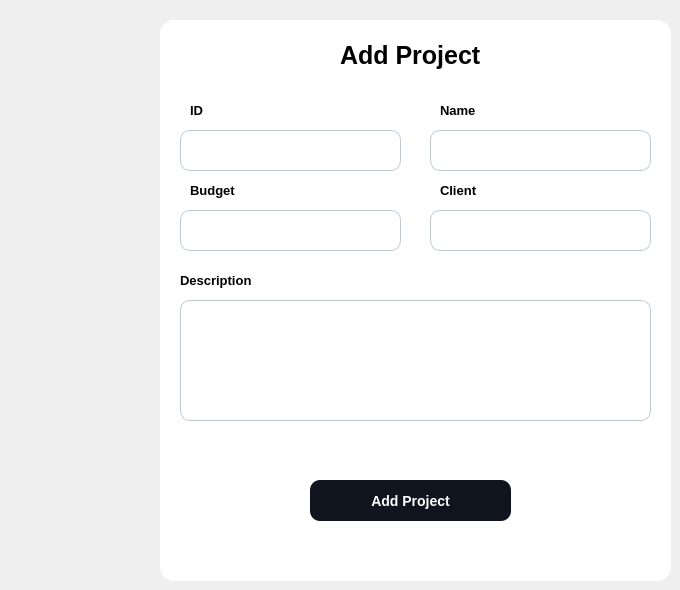
           <widget class="QWidget" name="page_24">
            <widget class="QGroupBox" name="groupBox_2">
             <property name="geometry">
              <rect>
               <x>160</x>
               <y>20</y>
               <width>511</width>
               <height>561</height>
              </rect>
             </property>
             <property name="styleSheet">
              <string notr="true">background-color :white ; 
border-radius :14px ; 
border: 0 px ; 	</string>
             </property>
             <property name="title">
              <string/>
             </property>
             <widget class="QLabel" name="title1_7">
              <property name="geometry">
               <rect>
                <x>180</x>
                <y>20</y>
                <width>161</width>
                <height>31</height>
               </rect>
              </property>
              <property name="styleSheet">
               <string notr="true">QLabel {
	font-size: 25px ; 
	font-weight:bold ; 
	
}</string>
              </property>
              <property name="text">
               <string>Add Project</string>
              </property>
             </widget>
             <widget class="QLabel" name="label_14">
              <property name="geometry">
               <rect>
                <x>30</x>
                <y>80</y>
                <width>21</width>
                <height>21</height>
               </rect>
              </property>
              <property name="styleSheet">
               <string notr="true">font-size:13px;
font-weight:bold ; </string>
              </property>
              <property name="text">
               <string>ID</string>
              </property>
             </widget>
             <widget class="QLabel" name="label_71">
              <property name="geometry">
               <rect>
                <x>280</x>
                <y>80</y>
                <width>41</width>
                <height>21</height>
               </rect>
              </property>
              <property name="styleSheet">
               <string notr="true">font-size:13px;
font-weight:bold ; </string>
              </property>
              <property name="text">
               <string>Name</string>
              </property>
             </widget>
             <widget class="QLineEdit" name="ID_projet">
              <property name="geometry">
               <rect>
                <x>20</x>
                <y>110</y>
                <width>221</width>
                <height>41</height>
               </rect>
              </property>
              <property name="styleSheet">
               <string notr="true">QLineEdit {
	background-color:white ; 
	border-radius:10px ; 
	font-size:13px ; 
	padding-left : 15px ; 
	border:1px solid #BFC9D3 ; 
}</string>
              </property>
             </widget>
             <widget class="QLineEdit" name="name_projet">
              <property name="geometry">
               <rect>
                <x>270</x>
                <y>110</y>
                <width>221</width>
                <height>41</height>
               </rect>
              </property>
              <property name="styleSheet">
               <string notr="true">QLineEdit {
	background-color:white ; 
	border-radius:10px ; 
	font-size:13px ; 
	padding-left : 15px ; 
	border:1px solid #BFC9D3 ; 
}</string>
              </property>
             </widget>
             <widget class="QLabel" name="label_72">
              <property name="geometry">
               <rect>
                <x>30</x>
                <y>160</y>
                <width>51</width>
                <height>21</height>
               </rect>
              </property>
              <property name="styleSheet">
               <string notr="true">font-size:13px;
font-weight:bold ; </string>
              </property>
              <property name="text">
               <string>Budget</string>
              </property>
             </widget>
             <widget class="QLabel" name="label_73">
              <property name="geometry">
               <rect>
                <x>280</x>
                <y>160</y>
                <width>61</width>
                <height>21</height>
               </rect>
              </property>
              <property name="styleSheet">
               <string notr="true">font-size:13px;
font-weight:bold ; </string>
              </property>
              <property name="text">
               <string>Client</string>
              </property>
             </widget>
             <widget class="QLineEdit" name="client_projet">
              <property name="geometry">
               <rect>
                <x>270</x>
                <y>190</y>
                <width>221</width>
                <height>41</height>
               </rect>
              </property>
              <property name="styleSheet">
               <string notr="true">QLineEdit {
	background-color:white ; 
	border-radius:10px ; 
	font-size:13px ; 
	padding-left : 15px ; 
	border:1px solid #BFC9D3 ; 

}</string>
              </property>
             </widget>
             <widget class="QLabel" name="label_74">
              <property name="geometry">
               <rect>
                <x>20</x>
                <y>250</y>
                <width>81</width>
                <height>21</height>
               </rect>
              </property>
              <property name="styleSheet">
               <string notr="true">font-size:13px;
font-weight:bold ; </string>
              </property>
              <property name="text">
               <string>Description</string>
              </property>
             </widget>
             <widget class="QTextEdit" name="desc_projet">
              <property name="geometry">
               <rect>
                <x>20</x>
                <y>280</y>
                <width>471</width>
                <height>121</height>
               </rect>
              </property>
              <property name="styleSheet">
               <string notr="true">QTextEdit{
	background-color:white ; 
	border-radius:10px ; 
	font-size:13px ; 
	padding : 15px 0 0 15px ; 
	border:1px solid #BFC9D3 ; 

}</string>
              </property>
             </widget>
             <widget class="QPushButton" name="add_projet">
              <property name="geometry">
               <rect>
                <x>150</x>
                <y>460</y>
                <width>201</width>
                <height>41</height>
               </rect>
              </property>
              <property name="cursor">
               <cursorShape>PointingHandCursor</cursorShape>
              </property>
              <property name="styleSheet">
               <string notr="true">QPushButton {
	background-color:#0F141E ; 
	border-radius:10px ; 
	color : white ; 
	font-size:14px ; 
	font-weight:bold; 
}

QPushButton::hover {
	background-color:#4AC7EA ; 
	color:white ; 
}</string>
              </property>
              <property name="text">
               <string>Add Project</string>
              </property>
             </widget>
             <widget class="QLineEdit" name="budget_projet">
              <property name="geometry">
               <rect>
                <x>20</x>
                <y>190</y>
                <width>221</width>
                <height>41</height>
               </rect>
              </property>
              <property name="styleSheet">
               <string notr="true">QLineEdit {
	background-color:white ; 
	border-radius:10px ; 
	font-size:13px ; 
	padding-left : 15px ; 
	border:1px solid #BFC9D3 ; 

}</string>
              </property>
             </widget>
            </widget>
           </widget>
